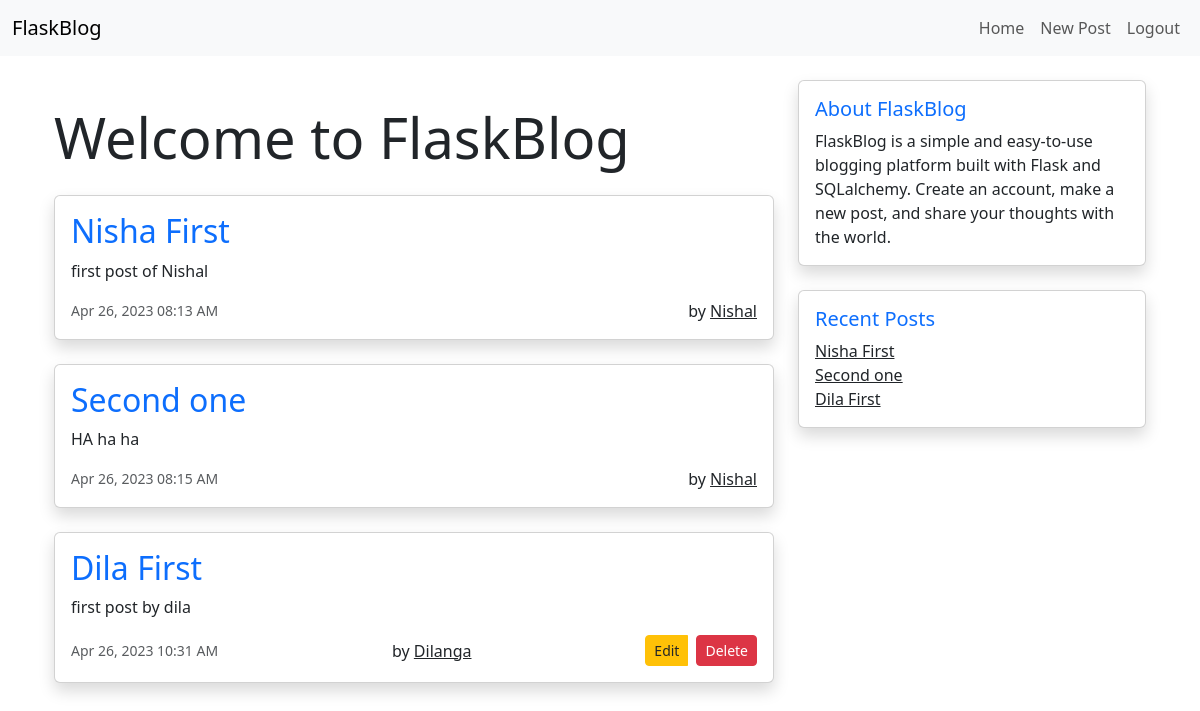
The app's page /home (signed in) with its own data.
### website/models.py (models this page shows)
class Post(db.Model):
    id = db.Column(db.Integer, primary_key=True)
    title = db.Column(db.Text, nullable=False)
    content = db.Column(db.Text, nullable=False)
    date_created = db.Column(db.DateTime(timezone=True), default=func.now())
    author = db.Column(db.Integer, db.ForeignKey('user.id', ondelete="CASCADE"), nullable=False)

class User(db.Model, UserMixin):
    id = db.Column(db.Integer, primary_key=True)
    email = db.Column(db.String(150), unique=True)
    username = db.Column(db.String(150), unique=True)
    password = db.Column(db.String(150))
    date_created = db.Column(db.DateTime(timezone=True), default=func.now())
    Posts = db.relationship('Post', backref='user', passive_deletes=True)

### website/views.py (the view)
@views.route("/")
@views.route("/home")
@login_required
def home():
    posts = Post.query.all()
    return render_template("home.html", name=current_user.username, posts=posts)

### website/__init__.py (called while the page is built)
def create_app():
    app = Flask(__name__)
    app.config['SECRET_KEY'] = "nishal"
    app.config['SQLALCHEMY_DATABASE_URI'] = f'sqlite:///{DB_NAME}'
    db.init_app(app)
    from .views import views
    from .auth import auth
    app.register_blueprint(views, url_prefix="/")
    app.register_blueprint(auth, url_prefix="/")
    from .models import User, Post
    login_manager = LoginManager()
    login_manager.login_view = "auth.login"
    login_manager.init_app(app)
    @login_manager.user_loader
    def load_user(id):
        return User.query.get(int(id))
    with app.app_context():
        db.create_all()
    def datetimeformat(value, format='%b %d, %Y'):
        return value.strftime(format)
    app.jinja_env.filters['datetimeformat'] = datetimeformat
    return app

### website/templates/home.html (shortened to what this page needs)
{% extends 'base.html' %}
{% block content %}
  <div class="container">
    <div class="row">
      <div class="col-lg-8">
        <h1 class="my-4 display-4">{% block title %} Welcome to FlaskBlog {% endblock %}</h1>
        {% if posts %}
          {% for post in posts %}
            <div class="card mb-4 shadow">
              <div class="card-body">
                <a href="{{ url_for('views.post', post_id=post.id) }}" class="text-decoration-none">
                  <h2 class="card-title text-primary">{{ post.title }}</h2>
                </a>
                <p class="card-text">{{ post.content }}</p>
                <div class="d-flex justify-content-between align-items-center">
                  <small class="text-muted">{{ post.date_created|datetimeformat('%b %d, %Y %I:%M %p') }}</small>
                  <div class="font-italic">by <a href="/post/{{post.user.username}}" class="text-dark">{{post.user.username}}</a></div>
                  {% if current_user.is_authenticated %}
                    {% if current_user.id == post.author %}
                      <div class="btn-group" role="group">
                        <a href="{{ url_for('views.edit', post_id=post.id) }}" class="btn btn-sm btn-warning text-dark">
                          Edit
                        </a>
                        <form action="{{ url_for('views.delete_post', post_id=post.id) }}" method="POST">
                          <button type="submit" class="btn btn-sm btn-danger">Delete</button>
                        </form>
                      </div>
                    {% endif %}
                  {% endif %}
                </div>
              </div>
            </div>
          {% endfor %}
        {% else %}
          <div class="alert alert-info" role="alert">
            There are no posts yet. <a href="{{ url_for('views.create') }}" class="alert-link">Create a new post</a> to get started.
          </div>
        {% endif %}
      </div>
      <div class="col-lg-4">
        <div class="card mb-4 shadow">
          <div class="card-body">
            <h5 class="card-title text-primary">About FlaskBlog</h5>
            <p class="card-text">FlaskBlog is a simple and easy-to-use blogging platform built with Flask and SQLalchemy. Create an account, make a new post, and share your thoughts with the world.</p>
          </div>
        </div>
        <div class="card mb-4 shadow">
          <div class="card-body">
            <h5 class="card-title text-primary">Recent Posts</h5>
            {% if posts %}
              {% for post in posts[:5] %}
                <a href="{{ url_for('views.post', post_id=post.id) }}" class="card-link text-dark">{{ post['title'] }}</a><br>
              {% endfor %}
            {% else %}
              <p class="card-text">No posts yet.</p>
            {% endif %}
          </div>
        </div>
      </div>
    </div>
  </div>
{% endblock %}

### records on screen
Post: title "Nisha First", content "first post of Nishal", date_created "Apr 26, 2023 08:13 AM", user.username "Nishal"
Post: title "Second one", content "HA ha ha", date_created "Apr 26, 2023 08:15 AM", user.username "Nishal"
Post: title "Dila First", content "first post by dila", date_created "Apr 26, 2023 10:31 AM", user.username "Dilanga"
